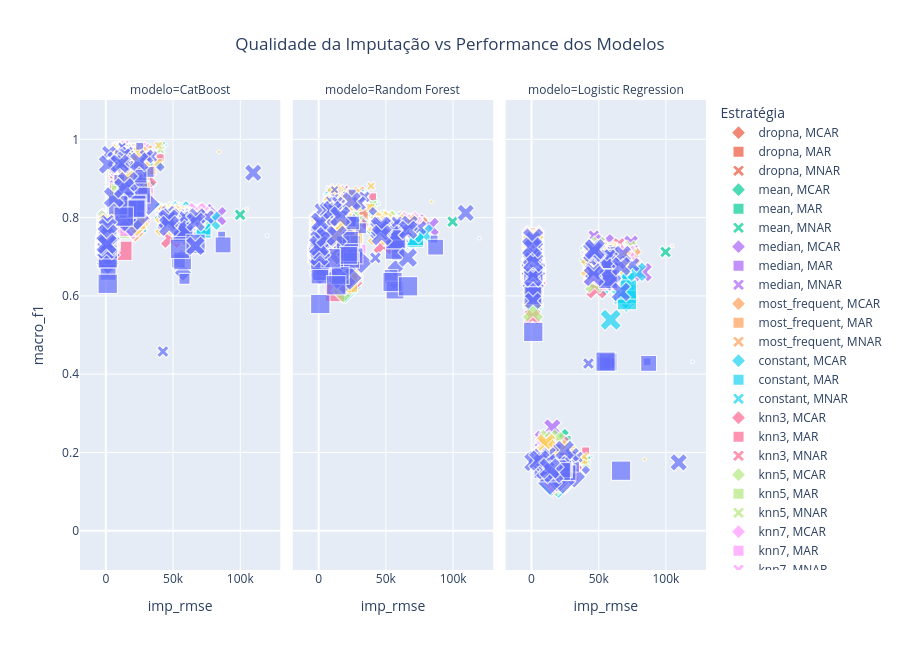

The code cell stored with this chart in its notebook:
### Code cell
import pandas as pd
import plotly.express as px

# ================= LOAD =================
df = pd.read_csv("resultados_experimento_imputacao.csv")

# ================= TRANSFORMAR =================
df_long = pd.melt(
    df,
    id_vars=[
        'dataset',
        'estrategia',
        'mecanismo',
        'percentual',
        'imp_rmse'
    ],
    value_vars=[
        'CatBoost_Class_macro_f1',
        'RF_Class_macro_f1',
        'LogReg_macro_f1'
    ],
    var_name='modelo',
    value_name='macro_f1'
)

# ================= RENOMEAR =================
df_long['modelo'] = df_long['modelo'].replace({
    'CatBoost_Class_macro_f1': 'CatBoost',
    'RF_Class_macro_f1': 'Random Forest',
    'LogReg_macro_f1': 'Logistic Regression'
})

# ================= PLOT =================
fig = px.scatter(
    df_long,
    x='imp_rmse',
    y='macro_f1',
    color='estrategia',
    symbol='mecanismo',
    size='percentual',
    facet_col='modelo',
    hover_data=['dataset'],
    title='Qualidade da Imputação vs Performance dos Modelos',
    height=650
)

# ================= ESTILO =================
fig.update_layout(
    title_x=0.5,
    legend_title='Estratégia',
)

fig.show()
